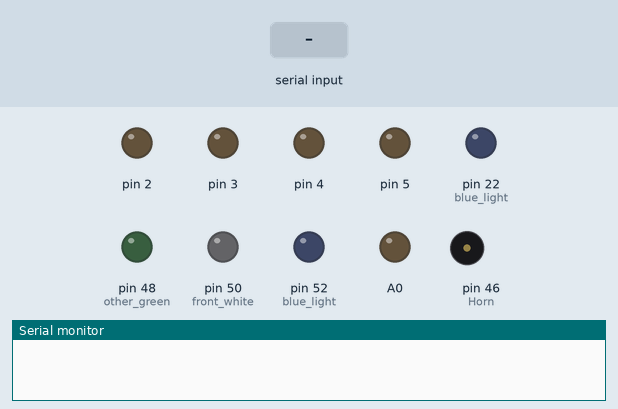
This sketch was run on a simulated Arduino Mega 2560, built with avr-gcc and run on an emulated ATmega2560. Parts: output pins drawn as LEDs (lit = HIGH), buzzer (waves = sounding, pin HIGH), the last lines printed to the serial monitor. The inputs (shaded band) are chosen by the test bench.

Above: at 1.2 s.
1.3 s: "F" received over the second serial link
At 1.6 s:
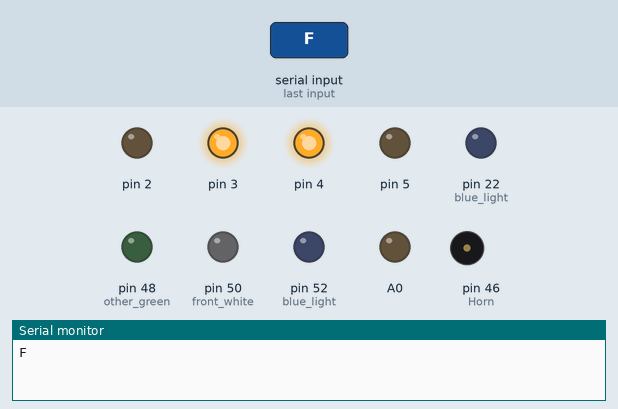
2.8 s: "R" received over the second serial link
At 3.9 s:
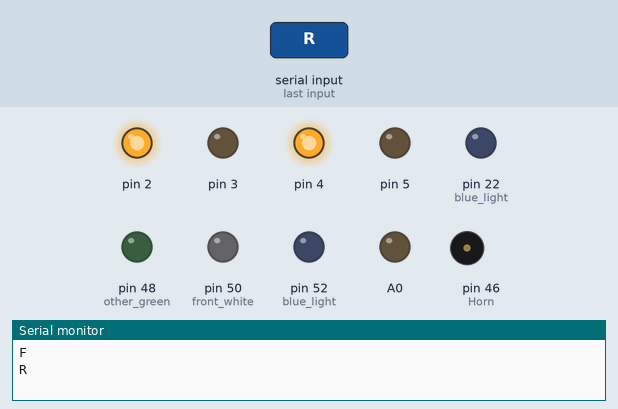
4.3 s: "L" received over the second serial link
At 5.1 s:
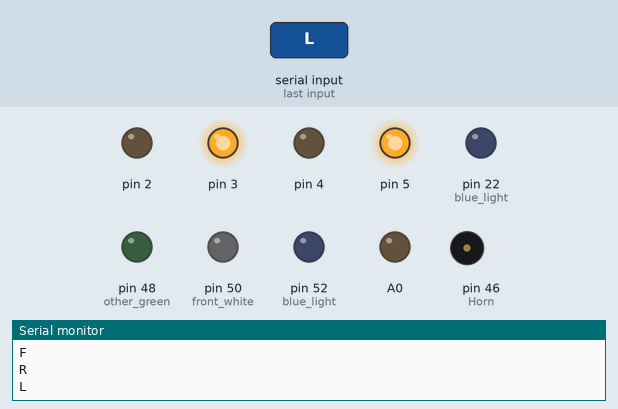
5.8 s: "B" received over the second serial link
At 6.2 s:
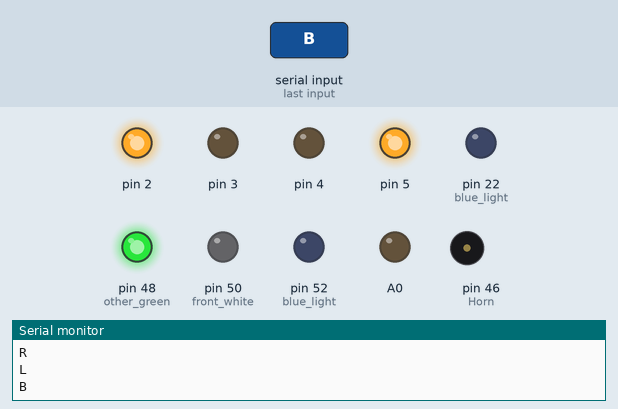
7.3 s: "G" received over the second serial link
At 8.5 s:
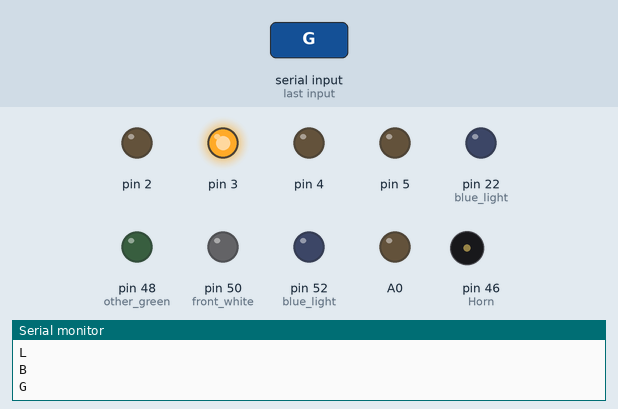
8.8 s: "I" received over the second serial link
At 9.7 s:
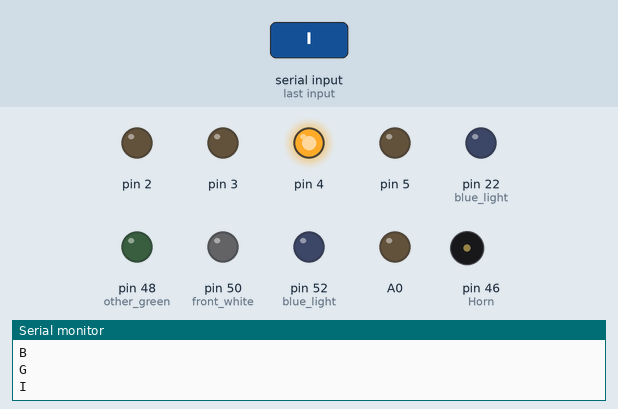
Timing chart, 0 to 11.3 s (numbered marks = the images above; inputs shaded):
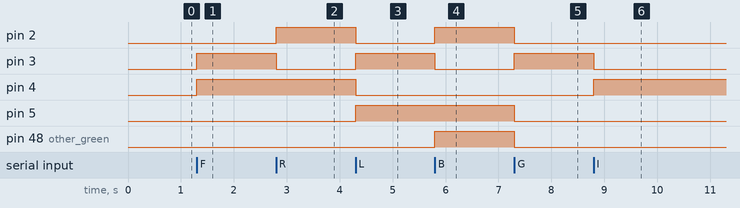

The sketch:

remote.ino
```cpp
char C;

void setup (){
    Serial.begin(9600);
    Serial1.begin(9600);

    pinMode(A0, OUTPUT);
    pinMode(A1, INPUT);
    pinMode(2, OUTPUT);
    pinMode(3, OUTPUT);
    pinMode(4, OUTPUT);
    pinMode(5, OUTPUT);

    pinMode(50, OUTPUT); //front white/blue
    pinMode(22, OUTPUT); //blue light
    pinMode(48, OUTPUT); //other green
    pinMode(46, OUTPUT); //Horn
    pinMode(52, OUTPUT); //blue light
  }
  void loop() {
if(Serial1.available()) {
  C=Serial1.read();
  Serial.println(C);
}

   if(C=='F'){
     forward();
     backLightOFF();
   }
   else if(C=='R'){
    rotateLeft();
    backLightOFF();
   }
   else if(C=='L'){
     rotateRight();
     backLightOFF();

   }
   else if(C=='B'){
     backward();
     backLightON();
   }
   else if(C=='G'){

     forwardRight();
     backLightOFF();
   }
   else if(C=='I'){
    forwardLeft();
    backLightOFF();
   }
   else if(C=='J'){
     backwardRight();
     backLightON();
   }
   else if(C=='H'){
     backwardLeft();
     backLightON();
   }
   else if(C=='V' || C=='v'|| C=='W' || C=='w' || C=='U' || C=='u'){
     light(C);
     horn(C);
   }
   else{
     stop();
  }


  }
  void forward(){
    digitalWrite(12, LOW); //BLUE

  digitalWrite(2, LOW);
     digitalWrite(3, HIGH);
     digitalWrite(4, HIGH);
     digitalWrite(5, LOW);
}

void backward(){

    digitalWrite(12, HIGH); //BLUE


  digitalWrite(2, HIGH);
     digitalWrite(3, LOW);
     digitalWrite(4, LOW);
     digitalWrite(5, HIGH);
}
void forwardLeft(){
  digitalWrite(2, LOW);
     digitalWrite(3, LOW);
     digitalWrite(4, HIGH);
     digitalWrite(5, LOW);
}
void backwardLeft(){
  digitalWrite(2, LOW);
     digitalWrite(3, LOW);
     digitalWrite(4, LOW);
     digitalWrite(5, HIGH);
}
void forwardRight(){
  digitalWrite(2, LOW);
     digitalWrite(3, HIGH);
     digitalWrite(4, LOW);
     digitalWrite(5, LOW);
}
void backwardRight(){
  digitalWrite(2, HIGH);
     digitalWrite(3, LOW);
     digitalWrite(4, LOW);
     digitalWrite(5, LOW);
}
void rotateRight(){


  digitalWrite(2, LOW);
     digitalWrite(3, HIGH);
     digitalWrite(4, LOW);
     digitalWrite(5, HIGH);
}

void rotateLeft(){
  digitalWrite(2, HIGH);
     digitalWrite(3, LOW);
     digitalWrite(4, HIGH);
     digitalWrite(5, LOW);
}
void stop(){
    digitalWrite(12, HIGH); //BLUE
    //digitalWrite(13, LOW); //RED

  digitalWrite(2, LOW);
     digitalWrite(3, LOW);
     digitalWrite(4, LOW);
     digitalWrite(5, LOW);
}
void light(char x){
  if(x=='W'){
    digitalWrite(52, HIGH);
digitalWrite(22, HIGH);
    }
    else if(x=='w'){
    digitalWrite(52, LOW);
digitalWrite(22, LOW);
    }
    else if(x=='U'){


    digitalWrite(48, HIGH);


    }
    else if(x=='u'){


    digitalWrite(48, LOW);


    }
}
void backLightON(){
  digitalWrite(48, HIGH);
}
void backLightOFF(){
  digitalWrite(48, LOW);
}
void horn(char x){
  if(x=='V'){
    digitalWrite(14, HIGH);//ON
    }
    else if(x=='v'){
   digitalWrite(14, LOW); //OFF
    }
}
```

Measured:
- after the input at 1.3 s, pin 3, pin 4: LOW → HIGH at once
- after the input at 2.8 s, pin 2: LOW → HIGH at once; pin 3: HIGH → LOW at once
- after the input at 4.3 s, pin 2, pin 4: HIGH → LOW at once; pin 3, pin 5: LOW → HIGH at once
- after the input at 5.8 s, pin 2, pin 48 (other_green): LOW → HIGH at once; pin 3: HIGH → LOW at once
- after the input at 7.3 s, pin 2, pin 5, pin 48 (other_green): HIGH → LOW at once; pin 3: LOW → HIGH at once
- after the input at 8.8 s, pin 3: HIGH → LOW at once; pin 4: LOW → HIGH at once
